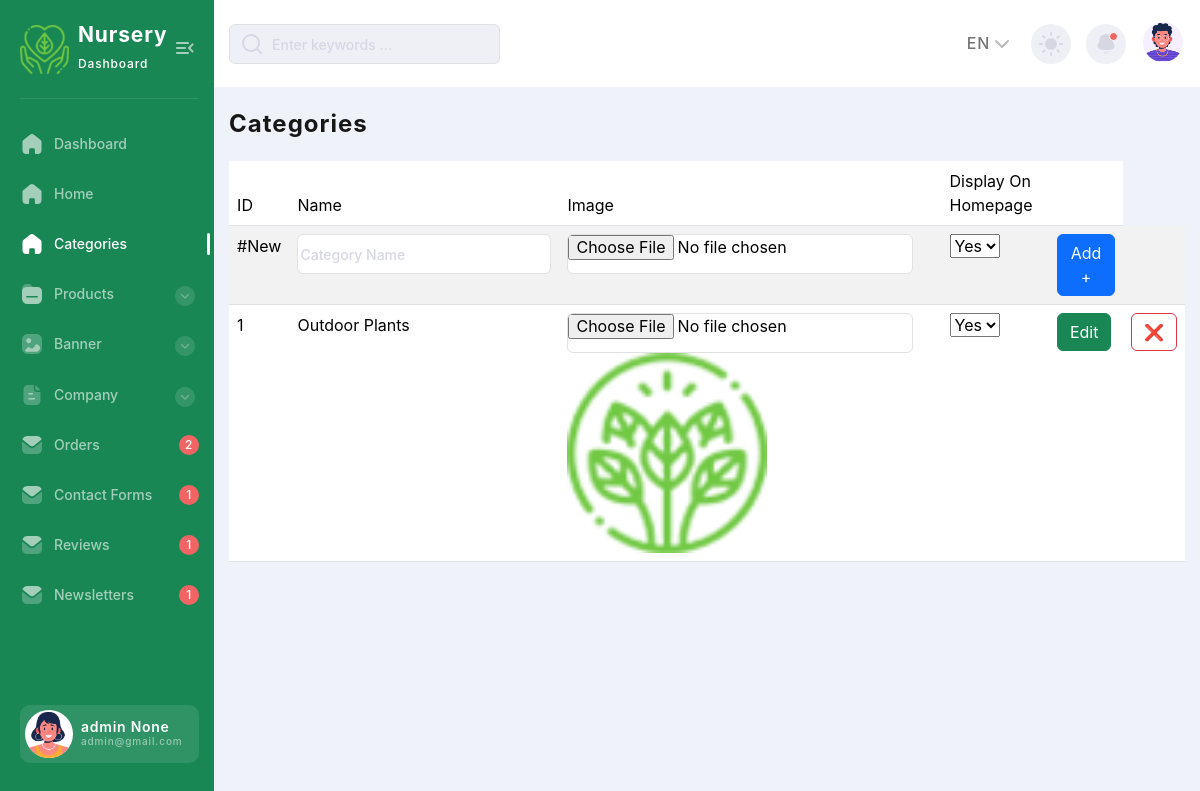
Screenshot of /categories (signed in) with the database file from the repository.
### backend/models.py (models this page shows, shortened)
class Company(models.Model):
    class Meta:
        db_table = "company"
        verbose_name = 'Company'
        verbose_name_plural = 'Companies'
    name = models.CharField(max_length=255)
    description = models.TextField(null=True,blank=True)
    email = models.CharField(max_length = 255)
    phone_number = models.CharField(max_length = 14)
    logo = models.ImageField(upload_to='logo/',null=True,blank=True)
    favicon = models.ImageField(upload_to='favicon/',null=True,blank=True)
    address = models.CharField(max_length = 255,null=True,blank=True)
    currency_symbol = models.TextField(blank=True,default="₹")

class Users(AbstractUser):
    username = None  # Remove the username field
    email = models.EmailField(unique=True)
    first_name = models.CharField(max_length=30)
    last_name = models.CharField(max_length=30,null=True,blank=True)
    date_of_birth = models.DateField(null=True, blank=True)
    USERNAME_FIELD = 'email'
    REQUIRED_FIELDS = ['first_name']  # Add any other required fields
    objects = CustomUserManager()

class ProductCategory(models.Model):
    class Meta:
        db_table = ''
        managed = True
        verbose_name = 'ProductCategory'
        verbose_name_plural = 'ProductCategories'
    name = models.CharField(max_length=255)
    image = models.ImageField(upload_to='categories/',blank=True,default='/categories/default-image.png')
    show_on_home = models.BooleanField(default=False,blank=True)

### backend/views.py (the view, shortened to what this page needs)
# urls.py: path('categories',bViews.AddCategory,name='all-categories'),
def AddCategory(request):
    if is_admin(request):
        categories = ProductCategory.objects.all()
        return render(request,'all/categories.html',{"categories":categories})
    return redirect('404')

### backend/views.py (called while the page is built)
def is_admin(request):
    if request.user.is_superuser:
        return True
    return False

def is_method_post(request):
    if request.method == "POST":
        return True
    return False

### backend/templates/all/categories.html (shortened to what this page needs)
{% extends "masters/admin_master.html" %}
{% block page-name %}
  Categories
{% endblock page-name %}
{% block body %}
  <div class="categories-wrapper">
    <table class="table table-striped">
        <thead>
            <tr>
                <td>ID</td>
                <td>Name</td>
                <td>Image</td>
                <td>Display On Homepage</td>
                <td></td>
            </tr>
        </thead>
        <tbody>
            <form method="post" enctype="multipart/form-data">
                <tr>
                    <td>#New</td>
                    <td><input type="text" name="category_name" placeholder="Category Name" class="new-input"></td>
                    <td><input type="file" name="image" class="new-input"></td>
                    <td><select type="" name="show_on_home" class="new-input">
                        <option value="True">Yes</option>
                    </select></td>
                    <td><button class="btn btn-primary" type="submit">Add +</button></td>
                    <td></td>
                </tr>
            </form>
            {% for category in categories %}
            <tr>
                <form method="post" action="{%url 'edit-category' category_id=category.id %}" enctype="multipart/form-data">
                    <td>{{category.id}}</td>
                    <td>
                        <span id="id_span_category_name_{{category.id}}">{{category.name}}</span>
                        <input type="text" class="hidden" name="name" value="{{category.name}}" id="id_category_name_{{category.id}}"></td>
                    <td>
                        <input type="file" name="image" value="/media/{{category.image}}">
                        <img src="/media/{{category.image}}" alt="" width="200px">
                    </td>
                    <td>
                        <select name="show_on_home">
                            {% if category.show_on_home %}
                            <option value="True" selected>Yes</option>
                            {%else%}
                            <option value="Flase" selected>No</option>
                            <option value="True">Yes</option>
                            {% endif %}
                        </select>
                    </td>
                    <td>
                        <button class="btn btn-success" type="button" id="id_category_edit_button_{{category.id}}" onclick="enable_input('{{category.id}}')">Edit</button>
                    </td>
                </form>
                <form action="{%url 'delete-category' category_id=category.id%}" method="post">
                    <td>
                        <button class="btn btn-outline-danger" type="button" id="id_delete_category_button_{{category.id}}" onclick="delete_confirm('{{category.id}}')">❌</button>
                    </td>
                </form>
            </tr>
            {% endfor %}
        </tbody>
    </table>
  </div>
{% endblock body %}

### backend/templates/masters/admin_master.html (shortened to what this page needs)
<!DOCTYPE html>
<html lang="en">
<head>
    {% load static %}
    <link href="https://cdn.jsdelivr.net/npm/bootstrap@5.3.3/dist/css/bootstrap.min.css" rel="stylesheet">
  <link rel="stylesheet" href="{% static 'css/backend_style.min.css' %}">
</head>
<body>
    <div class="page-flex">
<aside class="sidebar">
    <div class="sidebar-start">
        <div class="sidebar-head">
            <a href="{%url 'dashboard'%}" class="logo-wrapper" title="Home">
                <div class="logo" style="background: none;">
                    <img src="/media/{{company.logo}}" alt="">
                </div>
                <div class="logo-text">
                    <span class="logo-title">{% if company.name %}
                      {{company.name}}
                      {%else%}
                      Nursery
                    {% endif %}</span>
                    <span class="logo-subtitle">Dashboard</span>
                </div>
            </a>
            <button class="sidebar-toggle transparent-btn" title="Menu" type="button">
                <span class="icon menu-toggle" aria-hidden="true"></span>
            </button>
        </div>
        <div class="sidebar-body">
            <ul class="sidebar-body-menu">
                <li>
                    <a href="{%url 'dashboard'%}" data-active-url="{%url 'dashboard'%}"><span class="icon home" aria-hidden="true"></span>Dashboard</a>
                </li>
                <li>
                    <a href="/"><span class="icon home" aria-hidden="true"></span>Home</a>
                </li>
                <li>
                    <a href="{%url 'all-categories'%}" data-active-url="{%url 'all-categories'%}"><span class="icon home" aria-hidden="true"></span>Categories</a>
                </li>
                <li>
                    <a class="show-cat-btn" href="##" data-active-url="{%url 'all-products'%}" data-active-url-add="{%url 'add-product'%}">
                        <span class="icon folder" aria-hidden="true"></span>Products
                        <span class="category__btn transparent-btn" title="Open list">
                            <span class="icon arrow-down" aria-hidden="true"></span>
                        </span>
                    </a>
                    <ul class="cat-sub-menu">
                        <li>
                        </li>
                        <li>
                        </li>
                    </ul>
                </li>
                <li>
                    <a class="show-cat-btn" href="##" data-active-url="{%url 'all-banners'%}" data-active-url-add="{%url 'add-banner'%}">
                        <span class="icon image" aria-hidden="true"></span>Banner
                        <span class="category__btn transparent-btn" title="Open list">
                            <span class="icon arrow-down" aria-hidden="true"></span>
                        </span>
                    </a>
                    <ul class="cat-sub-menu">
                        <li>
                        </li>
                        <li>
                        </li>
                    </ul>
                </li>
                <li>
                    <a class="show-cat-btn" href="##" data-active-url-add="{%url 'add-company'%}" data-active-url="{%url 'edit-company'%}">
                        <span class="icon paper" aria-hidden="true"></span>Company
                        <span class="category__btn transparent-btn" title="Open list">
                            <span class="icon arrow-down" aria-hidden="true"></span>
                        </span>
                    </a>
                    <ul class="cat-sub-menu">
                        <li>
                        </li>
                        <li>
                        </li>
                    </ul>
                </li>
                <li>
                    <a href="{%url 'admin-orders'%}" data-active-url="{%url 'admin-orders'%}">
                        <span class="icon message" aria-hidden="true"></span>
                        Orders
                    </a>
                    <span class="msg-counter">{{new_orders}}</span>
                </li>
                <li>
                    <a href="{%url 'contact-forms'%}" data-active-url="{%url 'contact-forms'%}">
                        <span class="icon message" aria-hidden="true"></span>
                        Contact Forms
                    </a>
                    <span class="msg-counter">{{new_contactforms}}</span>
                </li>
                <li>
                    <a href="{%url 'all-reviews'%}" data-active-url="{%url 'all-reviews'%}">
                        <span class="icon message" aria-hidden="true"></span>
                        Reviews
                    </a>
                    <span class="msg-counter">{{new_reviews}}</span>
                </li>
                <li>
                    <a href="{%url 'newsletters'%}" data-active-url="{%url 'newsletters'%}">
                        <span class="icon message" aria-hidden="true"></span>
                        Newsletters
                    </a>
                    <span class="msg-counter">{{new_newsletters}}</span>
                </li>
            </ul>
        </div>
    </div>
    <div class="sidebar-footer">
        <a href="{%url 'dashboard'%}" class="sidebar-user">
            <span class="sidebar-user-img">
                <picture><source srcset="{% static 'images/avatar/avatar-illustrated-01.webp' %}" type="image/webp"><img src="{% static 'images/avatar/avatar-illustrated-01.webp' %}" alt="User name"></picture>
            </span>
            <div class="sidebar-user-info">
                <span class="sidebar-user__title">{{request.user.first_name}} {{request.user.last_name}}</span>
                <span class="sidebar-user__subtitle">{{request.user.email}}</span>
            </div>
        </a>
    </div>
</aside>
<div class="main-wrapper">
    <nav class="main-nav--bg">
    <div class="container main-nav">
        <div class="main-nav-start">
        <div class="search-wrapper">
            <i data-feather="search" aria-hidden="true"></i>
            <input type="text" placeholder="Enter keywords ..." required>
        </div>
        </div>
        <div class="main-nav-end">
        <div class="lang-switcher-wrapper">
            <button class="lang-switcher transparent-btn" type="button">
            EN
            <i data-feather="chevron-down" aria-hidden="true"></i>
            </button>
        </div>
        <button class="theme-switcher gray-circle-btn" type="button" title="Switch theme">
            <i class="sun-icon" data-feather="sun" aria-hidden="true"></i>
        </button>
        <div class="notification-wrapper">
            <button class="gray-circle-btn dropdown-btn" title="To messages" type="button">
            <span class="icon notification active" aria-hidden="true"></span>
            </button>
        </div>
        <div class="nav-user-wrapper">
            <button href="##" class="nav-user-btn dropdown-btn" title="My profile" type="button">
            <span class="nav-user-img">
                <picture><source srcset="{% static 'images/avatar/avatar-illustrated-02.webp' %}" type="image/webp"><img src="{% static 'images/avatar/avatar-illustrated-02.webp' %}" alt="User name"></picture>
            </span>
            </button>
        </div>
        </div>
    </div>
    </nav>
<main class="main users chart-page" id="skip-target">
    <div class="container">
        <h2 class="main-title">
            {% block page-name %}{% endblock page-name %}
        </h2>
    {% block body %}
    {% endblock body %}
    </div>
</main>
</div>
</div>
</body>
</html>

### backend/templates/all/categories.html (style rules this page uses)
input { background-color: white; border: solid 1px rgb(225, 225, 225) !important; }

### rows the page displays
Company: logo (picture), name "Nursery"
Users: user.first_name "admin", user.last_name "None", user.email "admin@gmail.com"
ProductCategory: id "1", name "Outdoor Plants", image (picture), show_on_home "Yes"

### other values shown
{{ new_orders }} "2"
{{ new_contactforms }} "1"
{{ new_reviews }} "1"
{{ new_newsletters }} "1"
